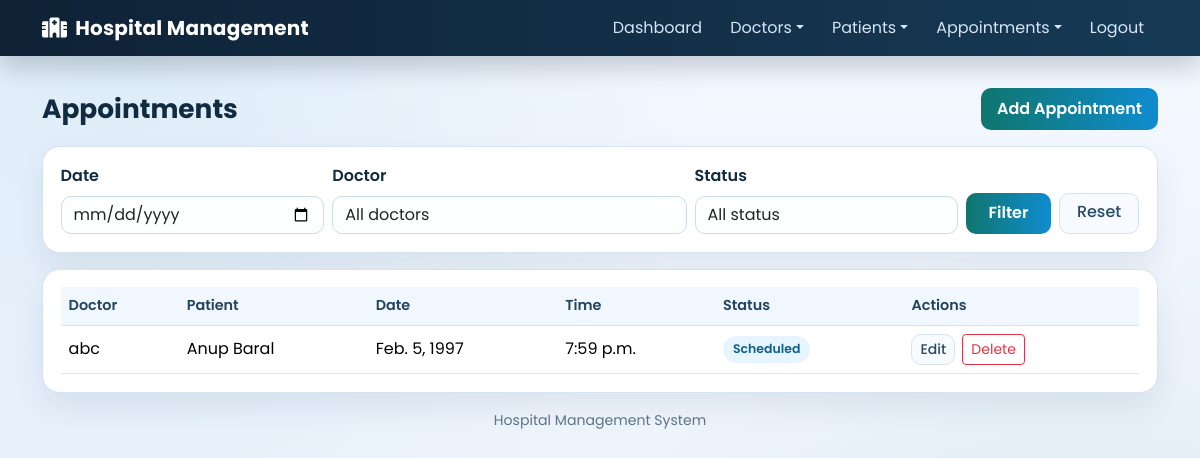
The page /view_appointment/ (signed in) on the database its author committed.
### hospital/models.py (models this page shows, shortened)
class Appointment(models.Model):
    doctor = models.ForeignKey(Doctor, on_delete=models.CASCADE)
    patient = models.ForeignKey(Patient, on_delete=models.CASCADE)
    date1 = models.DateField()
    time1 = models.TimeField()
    status = models.CharField(
        max_length=20,
        choices=AppointmentStatus.choices,
        default=AppointmentStatus.SCHEDULED,
    )
    class Meta:
        constraints = [
            models.UniqueConstraint(
                fields=["doctor", "date1", "time1"], name="unique_doctor_time_slot"
            )
        ]

class Doctor(models.Model):
    name = models.CharField(max_length=50)
    mobile = models.CharField(max_length=20)
    special = models.CharField(max_length=50)
    department = models.CharField(max_length=80, blank=True)
    qualification = models.CharField(max_length=120, blank=True)
    experience_years = models.PositiveIntegerField(default=0)
    availability_schedule = models.TextField(blank=True)
    def __str__(self):
        return self.name

class Patient(models.Model):
    name = models.CharField(max_length=50)
    gender = models.CharField(max_length=10)
    mobile = models.CharField(max_length=20, blank=True)  # optional
    address = models.CharField(max_length=150)
    dob = models.DateField(null=True, blank=True)
    blood_group = models.CharField(max_length=5, choices=BloodGroup.choices, blank=True)
    emergency_contact = models.CharField(max_length=20, blank=True)
    allergies = models.TextField(blank=True)
    medical_notes = models.TextField(blank=True)
    def __str__(self):
        return self.name

### hospital/views.py (the view)
# urls.py: path('view_appointment/', View_Appointment,name='view_appointment'),
@staff_required
def View_Appointment(request):
    date1 = request.GET.get("date", "").strip()
    doctor_id = request.GET.get("doctor", "").strip()
    status = request.GET.get("status", "").strip()
    appoint = Appointment.objects.select_related("doctor", "patient").order_by("-date1", "time1")
    if date1:
        appoint = appoint.filter(date1=date1)
    if doctor_id:
        appoint = appoint.filter(doctor_id=doctor_id)
    if status:
        appoint = appoint.filter(status=status)
    d = {
        'appoint': appoint,
        'doctors': Doctor.objects.all().order_by("name"),
        'statuses': AppointmentStatus.choices,
        'selected_date': date1,
        'selected_doctor': doctor_id,
        'selected_status': status,
    }
    return render(request, 'view_appointment.html', d)

### hospital/views.py (called while the page is built)
def staff_required(view_func):
    return user_passes_test(
        lambda user: user.is_authenticated and user.is_staff,
        login_url="login",
    )(view_func)

### hospital/templates/view_appointment.html (shortened to what this page needs)
{% extends 'navigationbar.html' %}
{% load static %}
{% block body %}
<div class="d-flex justify-content-between align-items-center mb-3">
    <h2 class="section-title mb-0">Appointments</h2>
    <a href="{% url 'add_appointment' %}" class="btn btn-brand">Add Appointment</a>
</div>
<div class="panel mb-3">
    <form method="get" class="row g-2 align-items-end">
        <div class="col-md-3">
            <label class="form-label">Date</label>
            <input type="date" name="date" class="form-control" value="{{ selected_date }}">
        </div>
        <div class="col-md-4">
            <label class="form-label">Doctor</label>
            <select name="doctor" class="form-select">
                <option value="">All doctors</option>
            </select>
        </div>
        <div class="col-md-3">
            <label class="form-label">Status</label>
            <select name="status" class="form-select">
                <option value="">All status</option>
            </select>
        </div>
        <div class="col-md-2 d-flex gap-2">
            <button class="btn btn-brand w-100" type="submit">Filter</button>
            <a class="btn btn-soft w-100" href="{% url 'view_appointment' %}">Reset</a>
        </div>
    </form>
</div>
<div class="panel table-responsive">
    <table class="table table-hover align-middle mb-0">
        <thead>
            <tr>
                <th>Doctor</th>
                <th>Patient</th>
                <th>Date</th>
                <th>Time</th>
                <th>Status</th>
                <th>Actions</th>
            </tr>
        </thead>
        <tbody>
            {% for i in appoint %}
            <tr>
                <td>{{ i.doctor }}</td>
                <td>{{ i.patient }}</td>
                <td>{{ i.date1 }}</td>
                <td>{{ i.time1 }}</td>
                <td>
                    <span class="status-pill status-{{ i.status|slugify }}">{{ i.get_status_display }}</span>
                </td>
                <td class="actions-cell">
                    <a href="{% url 'edit_appointment' i.id %}" class="btn btn-sm btn-soft">Edit</a>
                    <form method="post" action="{% url 'delete_appointment' i.id %}" onsubmit="return confirm('Delete this appointment?');">
                        <button class="btn btn-sm btn-outline-danger" type="submit">Delete</button>
                    </form>
                </td>
            </tr>
            {% empty %}
            <tr><td colspan="6" class="text-center text-muted py-4">No appointments found.</td></tr>
            {% endfor %}
        </tbody>
    </table>
</div>
{% endblock %}

### hospital/static/css/mystyle.css (style rules this page uses)
:root { --bg-a: #f4f8ff; --bg-b: #e9f1fb; --ink: #112b40; --muted: #5d7388; --primary: #0f766e; --primary-strong: #0b5d58; --accent: #0f8ccf; --accent-soft: #e6f5fd; --card: #ffffff; --card-soft: #fbfdff; --ring: rgba(31, 138, 192, 0.2); --border: #d6e3f1; --danger: #b94a48; }
body { font-family: "Poppins", "Segoe UI", sans-serif; color: var(--ink); background: radial-gradient(circle at 10% 5%, rgba(31, 138, 192, 0.1), transparent 45%), radial-gradient(circle at 90% 95%, rgba(13, 110, 110, 0.09), transparent 40%), linear-gradient(180deg, var(--bg-a), var(--bg-b)); min-height: 100vh; margin: 0; }
.section-title { font-size: 1.65rem; font-weight: 700; margin-bottom: 1rem; }
.panel { background: var(--card); border: 1px solid var(--border); border-radius: 18px; box-shadow: 0 14px 30px rgba(15, 45, 70, 0.08); padding: 1.1rem; }
.form-label { font-weight: 600; color: var(--ink); }
.form-control, .form-select { border-radius: 10px; border: 1px solid #cbdcea; background: #fdfefe; }
.btn-brand { background: linear-gradient(90deg, var(--primary), var(--accent)); border: none; color: #fff; font-weight: 600; border-radius: 10px; padding: 0.55rem 1rem; }
.btn-soft { border-radius: 10px; border: 1px solid var(--border); background: #f7fbff; color: #284963; font-weight: 500; }
.table { border-collapse: separate; border-spacing: 0; }
.table thead th { background: #f0f7ff; color: #24435e; font-weight: 600; font-size: 0.9rem; border-bottom: 1px solid #d2e2f0; }
.table tbody tr { transition: transform 0.16s ease, box-shadow 0.16s ease; }
.table td, .table th { vertical-align: middle; }
.actions-cell { display: flex; gap: 0.45rem; flex-wrap: wrap; }
.status-pill { display: inline-block; padding: 4px 10px; border-radius: 999px; font-size: 0.78rem; font-weight: 600; }
.status-scheduled { background: #e6f5ff; color: #0f5f8a; }

### rows shown on the page
Appointment: doctor "abc", patient "Anup Baral", date1 "Feb. 5, 1997", time1 "7:59 p.m.", status "Scheduled"
